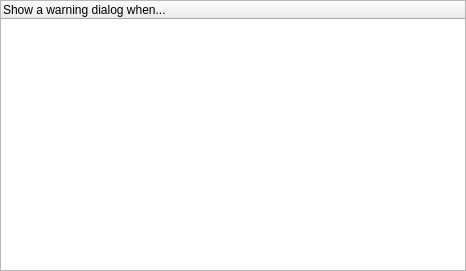
<ui version="4.0" >
 <class>Warnings_ConfigUI</class>
 <widget class="QWidget" name="Warnings_ConfigUI" >
  <property name="geometry" >
   <rect>
    <x>0</x>
    <y>0</y>
    <width>466</width>
    <height>271</height>
   </rect>
  </property>
  <layout class="QHBoxLayout" >
   <property name="margin" >
    <number>0</number>
   </property>
   <item>
    <widget class="QTreeWidget" name="dialogListView" >
     <property name="editTriggers" >
      <set>QAbstractItemView::NoEditTriggers</set>
     </property>
     <property name="rootIsDecorated" >
      <bool>false</bool>
     </property>
     <property name="allColumnsShowFocus" >
      <bool>true</bool>
     </property>
     <column>
      <property name="text" >
       <string>Show a warning dialog when...</string>
      </property>
     </column>
    </widget>
   </item>
  </layout>
 </widget>
 <resources/>
 <connections/>
</ui>
